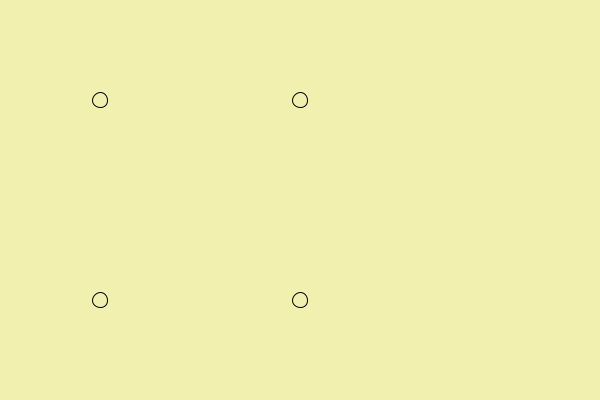
Frame 1 (no input)
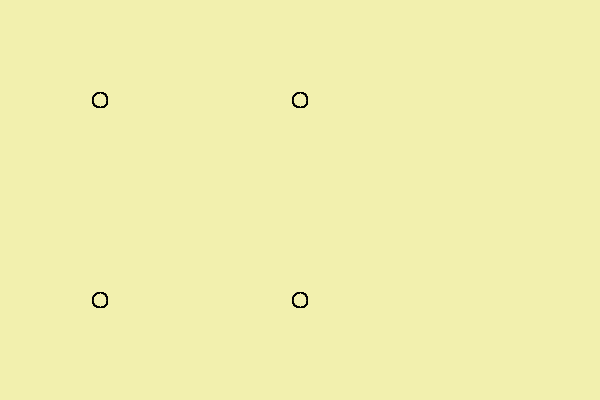
Frame 60 (the mouse pressed at the canvas centre just before this capture)
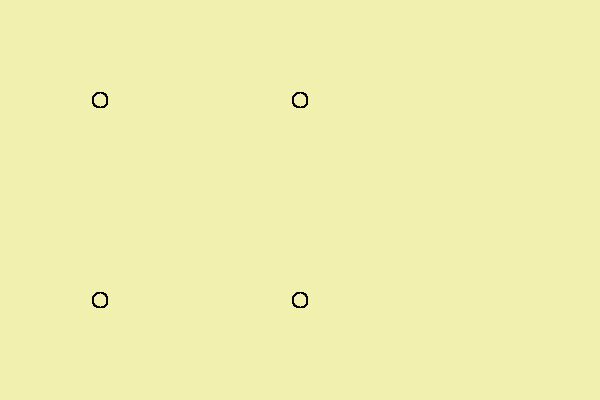
Frame 120 (the mouse held since frame 60 and released just before this capture)

The Processing sketch that drew these frames (run headless with seeded random() and noise(); from frame 60 on, the mouse is pressed at the canvas centre):

// Processing sketch: cmcurves1
// ── cmcurves1.pde
void setup() {
   size(600, 400);
   background(242, 240, 174);
   noFill();
}

void draw() {
   stroke(0);
   int x0 = 100;  int y0 = 100;
   int x1 = 300;  int y1 = 100;
   int x2 = 300;  int y2 = 300;
   int x3 = 100;  int y3 = 300;
   ellipse(x0, y0, 15, 15);
   ellipse(x1, y1, 15, 15);
   ellipse(x2, y2, 15, 15);
   ellipse(x3, y3, 15, 15);
   // and now do some curve drawing
}
